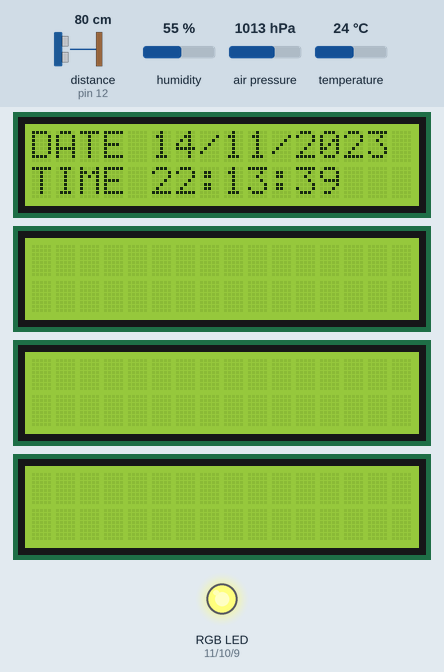
Recording of a sketch running on a simulated Arduino Uno, built with avr-gcc and run on an emulated ATmega328P. On the bench: 4 × 16×2 character LCD, an RGB LED mixed from three pins (HIGH = lit). The inputs (shaded band) are chosen by the test bench; at power-on: distance to the obstacle (sensor on pin 12) 80 cm, humidity 55 %, air pressure 1013 hPa, temperature 24 °C. The echo pulse lasts 58.3 µs per cm; the local clock reads 2024-03-15 10:24:30 at power-on unless the sketch sets it; pins used as bus, display or sensor lines are not drawn; what the sketch prints to the serial monitor is not drawn.

Above: at 20.1 s.
At 25.0 s:
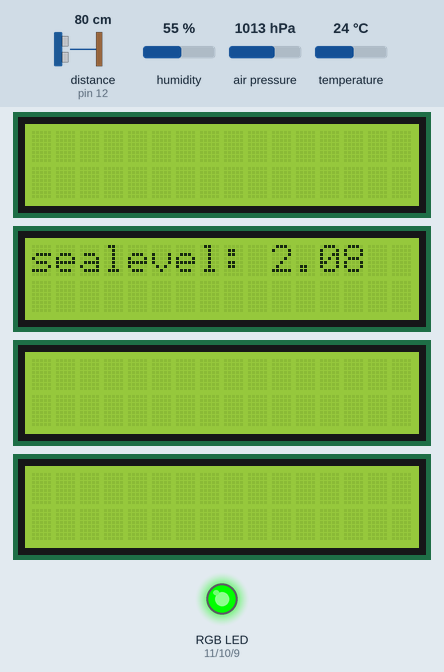
At 29.9 s:
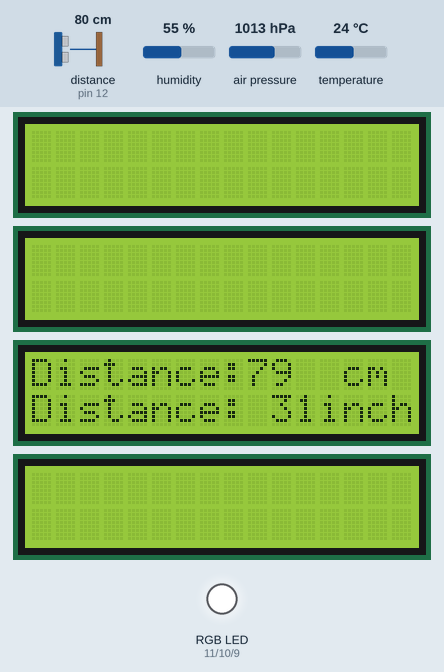
At 34.9 s:
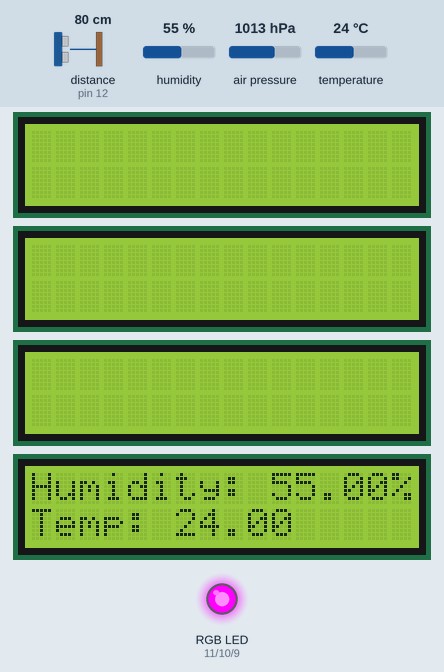
At 39.88 s:
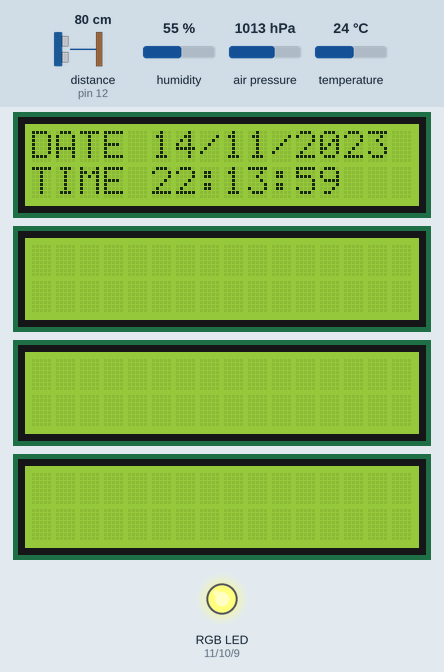
Timing chart, 0 to 40.0 s (numbered marks = the images above):
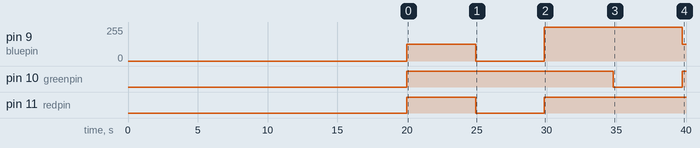

Measured:
- by itself, pin 9 (bluepin): 0/255 → 125/255 at 20.0 s, → 0/255 4.9 s later, → 255/255 4.9 s later, → 125/255 9.9 s later
- by itself, pin 10 (greenpin): LOW → HIGH at 20.0 s, → LOW 14.8 s later, → HIGH 4.9 s later
- by itself, pin 11 (redpin): LOW → HIGH at 20.0 s, → LOW 4.9 s later, → HIGH 4.9 s later
- what the display in image 0 shows lasts 5.0 s, from 20.0 s to 25.0 s

The sketch:

arduino_zadanie.ino
```cpp
#include "main_menu.h"
#include "bmp_modul.h"
#include "dht_modul.h"
#include "srf_modul.h"
#include "time_modul.h"


//array of pointers to classes of polymorphism
Main_menu *arr[4] {
  new Time_modul(),
  new bmp_modul(),
  new Srf_modul(),
  new dht_modul()
};
//arr[0]= new Time_modul();


void setup() {

  Serial.begin(9600); // establish connection between arduino and pc

  //going through array
  for(int i = 0; i<4; i++){
    arr[i]->settings();

    //delay(5000);
    }

}

void loop() {

  for(int i = 0; i<4; i++){
    arr[i]->loops();


    //delay(5000);
    }

 }
```

bmp_modul.h
```cpp
#ifndef BMP_MODUL_HPP
#define BMP_MODUL_HPP

#include <Wire.h>
#include <Adafruit_BMP085.h>
#include "rgb_lights.h"
#include "time_modul.h"
#include "main_menu.h"
class bmp_modul: public m_RGB_LIGHTS, public Main_menu {
  private:

    const Adafruit_BMP085 bmp; //initialize class for using
    float seaLevelPressure_hPa; // Atmospheric pressure //1013.25
    const m_RGB_LIGHTS *m_rgb;  //inicialize class for using
    const Time_modul *time_modul; //inicialize class for using
    LiquidCrystal_I2C *lcd_bmp;  // 0x3f address of display // columns // rows
  public:

    void settings(){

      lcd_bmp->init(); // inicialize display
      lcd_bmp->backlight();//To Power ON the back light
      if (!bmp.begin()) {
        Serial.println("Could not find a valid BMP085 sensor, check wiring!"); // check if BMP sensor is conected
        while (1) {}
      }
      delay(4900);

    }
    bmp_modul(): time_modul( new Time_modul), m_rgb (new m_RGB_LIGHTS){ // constructor for inicialize classes with pointers
      lcd_bmp = time_modul->lcd_getter(); // getter for lcd liquid crystal
      set_seaLevelPressure_hPa(1013.25); // setter for pressure
      }
    ~bmp_modul(){ // destructor deleting data
      delete time_modul;
      delete m_rgb;
     }
    void loops(){
      m_rgb->m_RGB_color(0,255,0); // set color
      lcd_bmp->print("sealevel: "); // printing on display
      lcd_bmp->print(bmp.readAltitude(getter_seaLevelPressure_hPa() * 100)); // calculate for sealevel
      //Serial.println(bmp.readAltitude(seaLevelPressure_hPa * 100));
      //Serial.println(bmp.readSealevelPressure());
      lcd_bmp->setCursor(0,1); // inicialize second bar to clearing
      lcd_bmp->print("                ");
      delay(4900);
      lcd_bmp->clear();    // clearing displaz
      }
     void set_seaLevelPressure_hPa(float seaLevel){ //setter
        this->seaLevelPressure_hPa = seaLevel;
      }
     float getter_seaLevelPressure_hPa(){ // getter
        return this->seaLevelPressure_hPa;
     }


};

#endif
```

dht_modul.h
```cpp
#ifndef DHT_MODUL_HPP
#define DHT_MODUL_HPP

#include "DHT.h"
#include <LiquidCrystal_I2C.h>
#include "rgb_lights.h"
 #include "main_menu.h"

class dht_modul : public m_RGB_LIGHTS, public Main_menu{
  private:
    uint8_t DHTTYPE;  //type pin where is used
    uint8_t DHTPIN; // pin where module is used
    const DHT *dht; // dht modul
    LiquidCrystal_I2C *lcd_dht; //lcd

  public:

    dht_modul(): lcd_dht (new LiquidCrystal_I2C (0x3f,16,2)), dht (new DHT (DHTPIN, DHTTYPE)){
      set_dht_pin(A0); // setter
      set_dht_type(DHT11);  //setter
      };

    void settings(){

      lcd_dht->init(); //inicialize display
      lcd_dht->backlight();//To Power ON the back light
      Serial.println(F("DHTxx test!"));

      dht->begin(); // inicialize compomnent
      delay(4900);
      }
    uint8_t get_dht_pin(){
      return this->DHTPIN;
     }
    void set_dht_pin(uint8_t dht_pin){
        this->DHTPIN = dht_pin;
     }

    uint8_t get_dht_type(){
      return this->DHTTYPE;
     }

    void set_dht_type(uint8_t dhttype ){
      this->DHTTYPE = dhttype;
     }

    void loops(){
        m_RGB_color(255,0,255); //color for light

        float h = this->dht->readHumidity(); //reading humidity from senzor
        float t = this->dht->readTemperature(); // reading temperature from senzor, Celzius are set for default
        // if we want show farenheit
        //float f = dht.readTemperature(true);

        // Check if any reads failed and exit early (to try again).
        if (isnan(h) || isnan(t)){
          Serial.println(F("Failed to read from DHT sensor!"));
          return;
        }


        // Compute heat index in Fahrenheit (the default)
        //float hif = dht.computeHeatIndex(f, h);
        // Compute heat index in Celsius (isFahreheit = false)
        //float hic = dht.computeHeatIndex(t, h, false);
        lcd_dht->setCursor(0,0); //inicialize displaz fisrt bar
        //Serial.print(F(" Humidity: "));
        //Serial.print(h);
        lcd_dht->print(F("Humidity: "));
        lcd_dht->print(h);
        lcd_dht->print("%");
        lcd_dht->setCursor(0,1); //inicialize second bar
        lcd_dht->print(F("Temp: "));
        lcd_dht->print(t);
        delay(4900);
        lcd_dht->clear();   //clearing lcd monitor from data
      }


};
#endif
```

main_menu.h
```cpp
#ifndef MAIN_MENU_HPP
#define MAIN_MENU_HPP

#include <Wire.h>


//LiquidCrystal_I2C lcd(0x3f,16,2);  // 0x3f address of display // columns // rows

class Main_menu{
  private:
    //Time_modul time_modul;
    //bmp_modul bmp_m;
    //Srf_modul *srf_module;
  public:
    virtual void loops() = 0;

      //time_init();
      //delay(2000);
      //dht_init();
      //delay(2000);
      //bmp_m.bmp_init();
      //delay(2000);
      //srf_module->srf_modul_init();
     virtual void settings() = 0;
        //time_settings();
        //delay(2000);
        //dht_settings();
        //delay(2000);
        //bmp_m.bmp_settings();
        //delay(2000);
       // srf_module->srf_modul_settings();


        //bmp_m.bmp_settings();
        //dht_settings();


    Main_menu() /*: srf_module( new Srf_modul)*/{

      //time_modul->lcd_setter(lcd);
      //this-> time_modul;;
      }


    // void lcd_setter(LiquidCrystal_I2C *lcd){
      //  this->lcd = lcd;
     // }


 };

#endif
```

rgb_lights.h
```cpp
#ifndef RGB_LIGHTS_HPP
#define RGB_LIGHTS_HPP

class m_RGB_LIGHTS {
  private:
    const int redpin = 11; // pins where on arduino is used
    const int greenpin = 10;
    const int bluepin = 9;

  public:
    RGB_LIGHTS();

    void RGB_settings(){
      pinMode(this->redpin, OUTPUT); // inicializze pins...
      pinMode(this->greenpin, OUTPUT);
      pinMode(this->bluepin, OUTPUT);
      }
    void m_RGB_color(int red_light_value, int green_light_value ,int blue_light_value){
      analogWrite(this->redpin, red_light_value);
      analogWrite(this->greenpin, green_light_value);
      analogWrite(this->bluepin, blue_light_value);
    }


};

#endif
```

srf_modul.h
```cpp
#ifndef SRF_MODUL_HPP
#define SRF_MODUL_HPP

//#include "rgb_lights.h"
#include "time_modul.h"
#include <Wire.h>
#include <LiquidCrystal_I2C.h>
#include "main_menu.h"
class Srf_modul: public m_RGB_LIGHTS, public Main_menu {

  private:
    const uint8_t trig_pin=13;
    const uint8_t echo_pin=12;
    long duration;
    int distanceCm, distanceInch;
    //const Time_modul *time_modul;
    LiquidCrystal_I2C *lcd_srf;
  public:
    Srf_modul(): lcd_srf (new LiquidCrystal_I2C (0x3f,16,2)){
    }
    void settings(){
      lcd_srf->init(); //initializate display

      pinMode(trig_pin, OUTPUT); // set pin to input without using built in pull up resistor
      pinMode(echo_pin, INPUT);
      //Serial.begin(BAUD_RATE);
      lcd_srf->init();
      lcd_srf->backlight();//To Power ON the back light
      delay(4900);
    }

    ~Srf_modul(){
      delete lcd_srf;
      }

    void loops() {
      m_RGB_color(255,255,255); // raspberyy
      digitalWrite(trig_pin, LOW); //sets the digital pin 13 off
      delayMicroseconds(2);
      digitalWrite(trig_pin, HIGH);
      delayMicroseconds(10);
      digitalWrite(trig_pin, LOW);

      this->duration = pulseIn(echo_pin, HIGH); //Arduino pin on which you want to read Allowed data types: int. High pulse
      this->distanceCm= duration*0.034/2;
      this->distanceInch = duration*0.0133/2;

      lcd_srf->setCursor(0,0); // Sets the location at which subsequent text written to the LCD will be displayed
      lcd_srf->print("Distance:"); // Print distance on the scrren
      lcd_srf->print(distanceCm); // Prints the distance value from the sensor
      lcd_srf->print("  cm");
      delay(10);
      lcd_srf->setCursor(0,1);
      lcd_srf->print("Distance: ");
      lcd_srf->print(distanceInch);
      lcd_srf->print("inch");
      delay(4900);
      lcd_srf->clear();

    }
};
#endif
```

time_modul.h
```cpp
#ifndef TIME_MODUL_HPP
#define TIME_MODUL_HPP

#include "RTClib.h"
#include <Wire.h>
#include <LiquidCrystal_I2C.h>
#include "rgb_lights.h"

//LiquidCrystal_I2C lcd(0x3f,16,2);  // 0x3f address of display // columns // rows
#include "main_menu.h"

class Time_modul: public Main_menu{
  private:
    const RTC_DS1307 rtc; //inicialize class
    const m_RGB_LIGHTS *m_rgb; //inicialize class
    const LiquidCrystal_I2C *lcd;  // 0x3f address of display // columns // rows

  public:

      Time_modul() : lcd (new LiquidCrystal_I2C (0x3f,16,2)), m_rgb(new m_RGB_LIGHTS){}

      void settings(){

        lcd->init(); //init for inicialize display
        Serial.println("test");
        lcd->begin (16,2);  // initialize the lcd
        lcd->backlight();//To Power ON the back light
        if (!this->rtc.begin()){
          lcd->print("Couldn't find RTC");
          while (1);
        }
        if (!this->rtc.isrunning()){ // check if rtc module is running
          lcd->print("RTC is NOT running!");
        }
          rtc.adjust(DateTime(F(__DATE__), F(__TIME__)));//auto update from computer time
          //rtc.adjust(DateTime(2022, 5, 4, 3, 0, 0));// to set the time manually

        delay(4900);
      }
      ~Time_modul(){

        delete m_rgb;
        //delete lcd;

        };
     void loops(){
      m_rgb->m_RGB_color(255, 255, 125); //red
      DateTime now = this->rtc.now(); //create object with rtc module
      lcd->setCursor(0, 1); // second column on display
      lcd->print("TIME"); //printing data on the lcd screen
      lcd->print(" ");
      lcd->print(now.hour());
      lcd->print(':');
      lcd->print(now.minute());
      lcd->print(':');
      lcd->print(now.second());
      lcd->print("  ");

      lcd->setCursor(0, 0); // first column on display
      lcd->print("DATE");
      lcd->print(" ");
      //lcd.print(daysOfTheWeek[now.dayOfTheWeek()]);
      //lcd.print(" ");
      lcd->print(now.day());
      lcd->print('/');
      lcd->print(now.month());
      lcd->print('/');
      lcd->print(now.year());
      lcd->print("  ");
      delay(4900);
      lcd->clear();
     }

     LiquidCrystal_I2C *lcd_getter(){
        return this->lcd;
      }


  };


#endif
```
